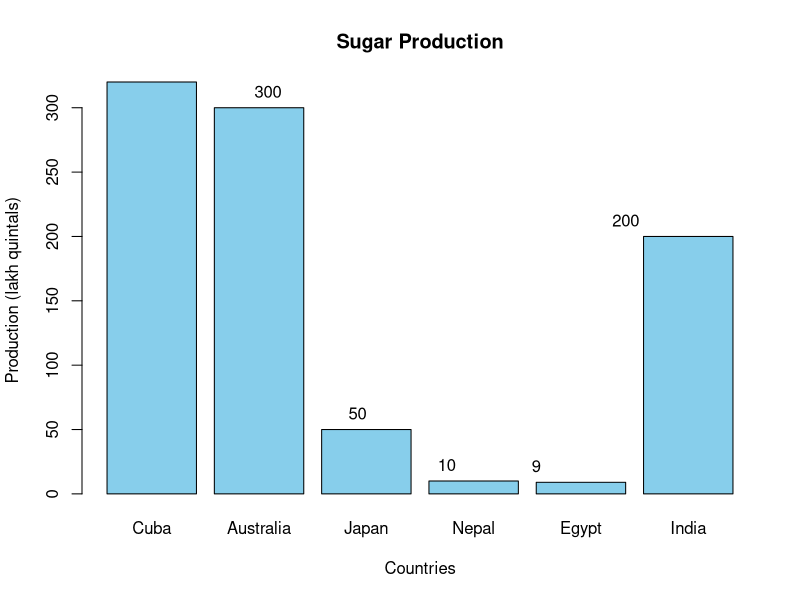

The R source for this figure:
##SLIP - 30
## Q1
# Data
country <- c("Cuba","Australia","Japan","Nepal","Egypt","India")
production <- c(320,300,50,10,9,200)

# Bar Plot
barplot(production,
        names.arg = country,
        col = "skyblue",
        main = "Sugar Production",
        xlab = "Countries",
        ylab = "Production (lakh quintals)")

# Values on bars
text(seq_along(production), production, labels = production, pos = 3)

## Q2
# Given values
mu <- 210        # population mean
x_bar <- 212.79  # sample mean
sigma <- 8.5     # population SD
n <- 42          # sample size
alpha <- 0.05

# Z test statistic
Z <- (x_bar - mu) / (sigma / sqrt(n))

# Critical value (right-tailed test)
Z_crit <- qnorm(1 - alpha)

# Output
cat("Z value =", Z, "\n")
cat("Critical value =", Z_crit, "\n")

# Decision
if(Z > Z_crit){
  cat("Reject H0 → Mean is significantly greater than 210\n")
} else {
  cat("Fail to Reject H0 → Not significant\n")
}
